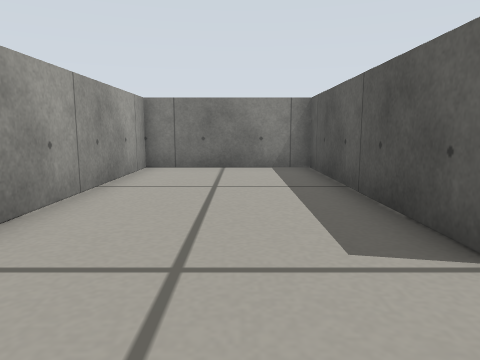
[1] (above)

16 first-person views from a walk through a robot-simulator world made for Gazebo. The camera is 0.26 m above the floor, tilts 8° down and sees 70° across. The floor is counted in squares, 0.25 m on a side. Each view is taken from the middle of a square. On the plan, view 1 faces up. The plan holds only what a view shows up to about 13 squares ahead; the rest is blank. Robots are left out. Simple patterns stand in for the simulator's built-in surfaces.

[2]
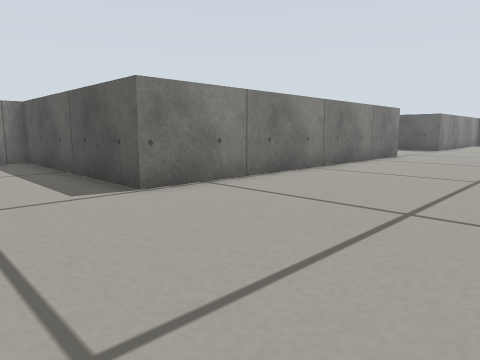

[3]
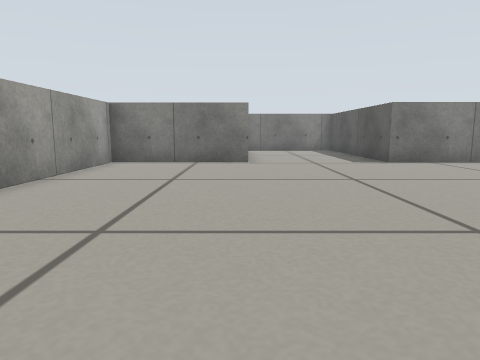

[4]
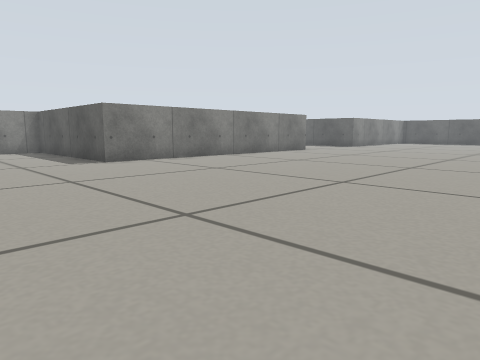

[5]
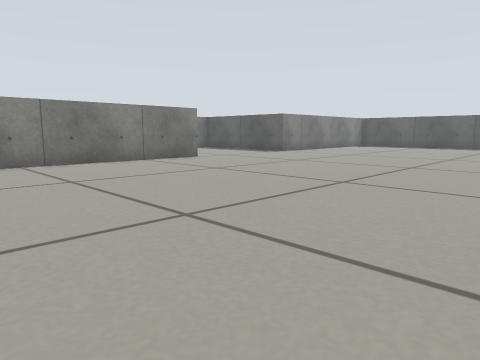

[6]
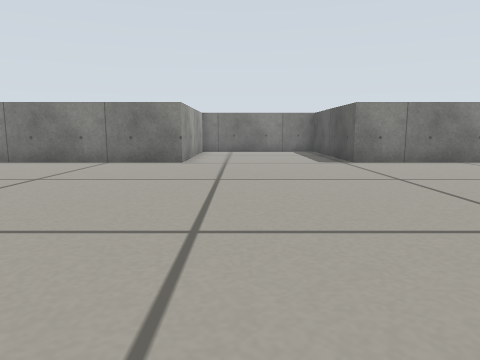

[7]
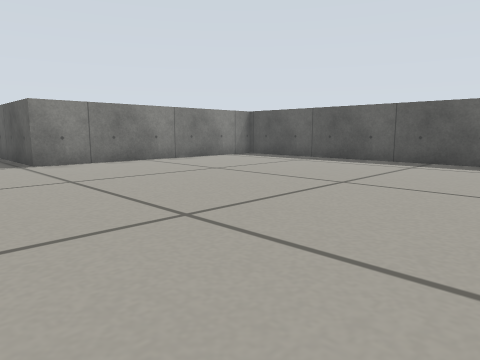

[8]
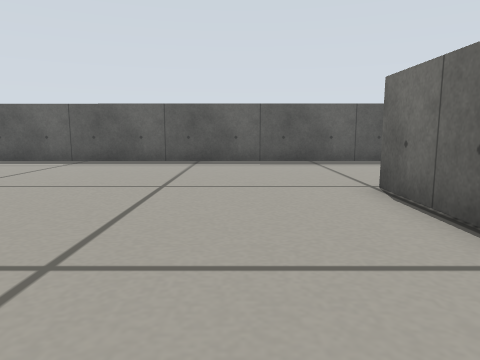

[9]
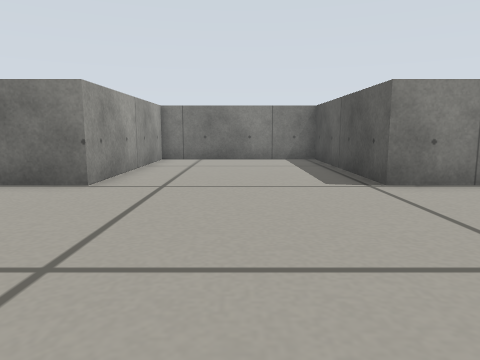

[10]
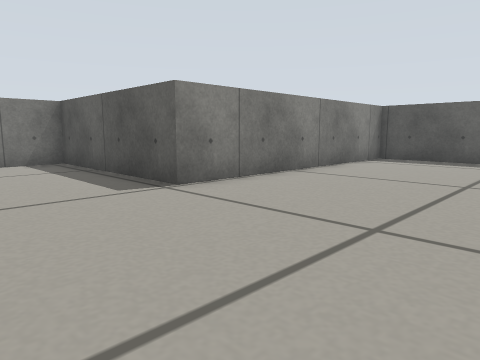

[11]
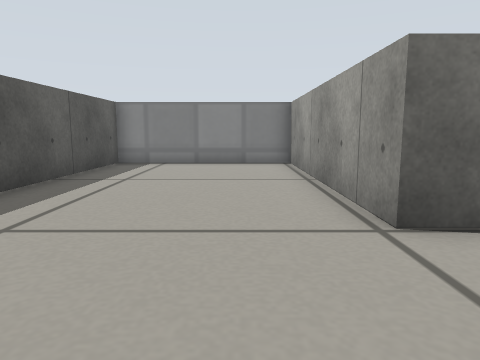

[12]
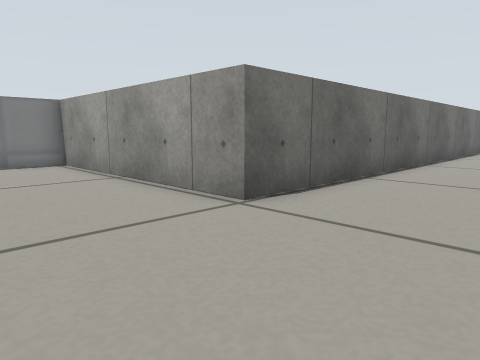

[13]
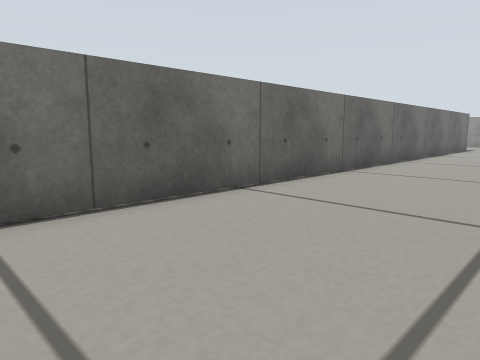

[14]
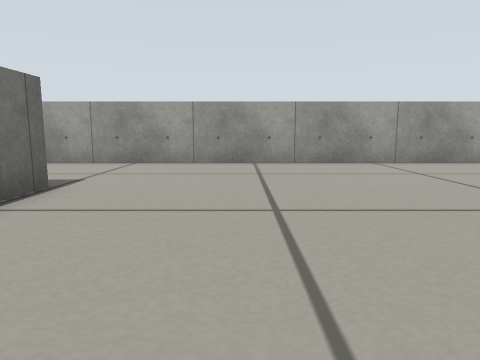

[15]
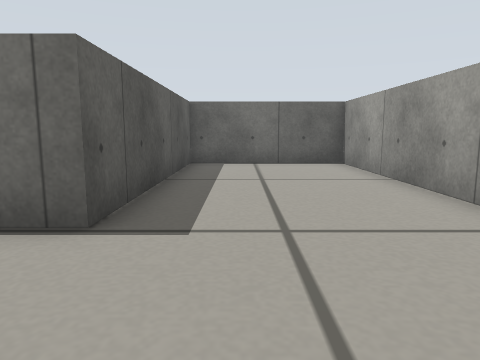

[16]
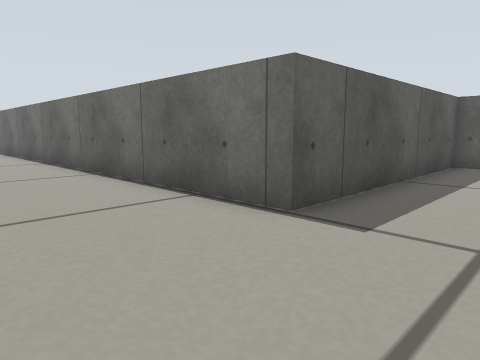

### Floor plan
Points are (right, up) in squares from view 1. A wall is a line through its corners. A room is listed if a view was taken in it or the views show most of it. See-through windows are left out.
Room 1 (views 1, 2, 3, 4, 5, 6, 7, 8, 9, 10, 11, 12, 13, 14, 15, 16)
walls: (-2.6, 2.6) (-7.4, 2.6) (-7.4, -17.3) (-2.4, -17.3) (-2.4, -9.6) (23.3, -9.6) (23.3, -17.5) (29.1, -17.5) (29.2, 2.6) (19.9, 2.6) (19.9, 9) (14.1, 9) (14.1, 2.6) (2, 2.6) (2, 10) (-2.7, 10) (-2.7, 3.8)

Where each view was taken, in squares from view 1:
view 1: 0 up, 0 right, facing up
view 2: 3 down, 1 left, facing up-right
view 3: 9 down, 3 left, facing up
view 4: 9 down, 3 left, facing up-right
view 5: 9 down, 5 right, facing up-right
view 6: 9 down, 16 right, facing up
view 7: 9 down, 17 right, facing up-right
view 8: 7 down, 17 right, facing right
view 9: 4 down, 17 right, facing up
view 10: 3 down, 16 right, facing up-right
view 11: 6 down, 25 right, facing down
view 12: 6 down, 27 right, facing down-left
view 13: 5 down, 20 right, facing down-left
view 14: 6 down, 4 right, facing left
view 15: 6 down, 4 left, facing down
view 16: 6 down, 5 left, facing down-right
